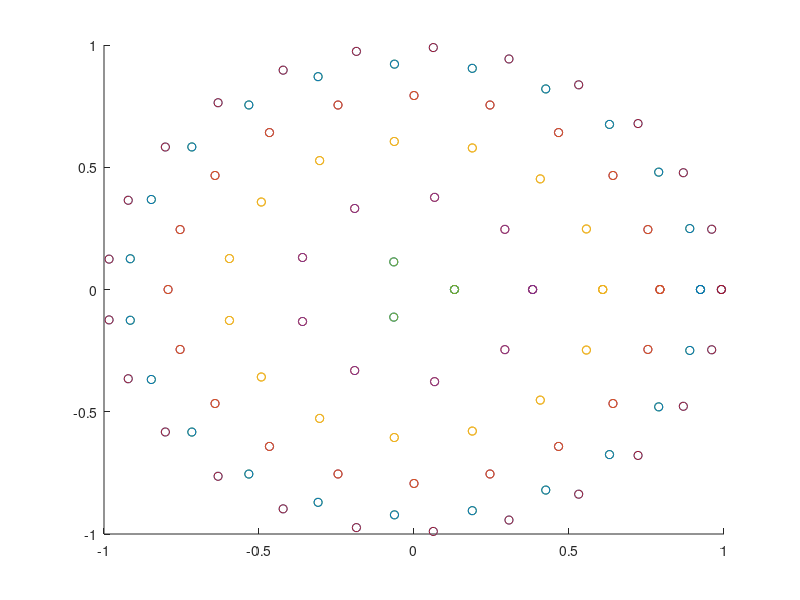

MATLAB code for this plot:
%convert from RA/DEC to rectangular
maxstep=20;
step=maxstep/sqrt(2);
hold on;
decstep=180/floor(180/step);
for dec = -90+decstep/2:decstep:90
	rastep=360/floor(360/(step/cos(deg2rad(dec))));
	ra = [0:rastep:360];	scatter3(cos(deg2rad(ra))*cos(deg2rad(dec)),sin(deg2rad(ra))*cos(deg2rad(dec)),repmat(sin(deg2rad(dec)),numel(ra),1));
end
hold off;
